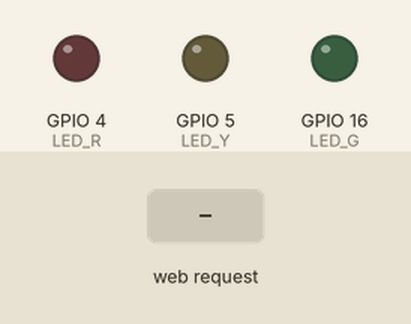
The sketch below on a simulated ESP8266 (NodeMCU). Parts: output pins drawn as LEDs (lit = HIGH). The test bench sets the inputs (shaded band). WiFi joins after 1.5 s; servers stay silent unless stated; what the sketch prints to the serial monitor is not drawn.

Above: at 3.2 s.
3.3 s: HTTP request GET /gpio/R_on received
At 4.5 s:
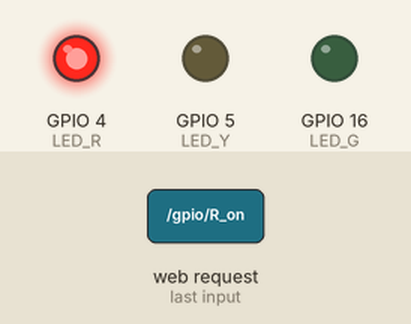
4.8 s: HTTP request GET /gpio/Y_on received
At 5.8 s:
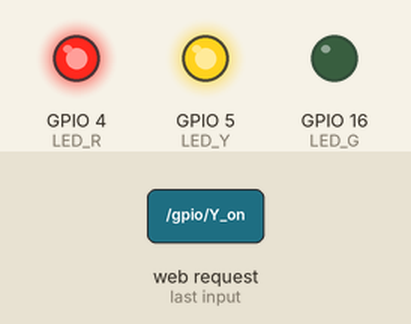
6.3 s: HTTP request GET /gpio/R_off received
At 7.0 s:
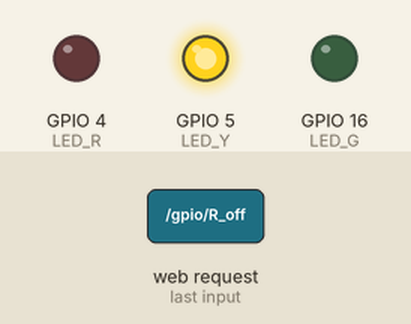
7.8 s: HTTP request GET /gpio/G_on received
At 8.1 s:
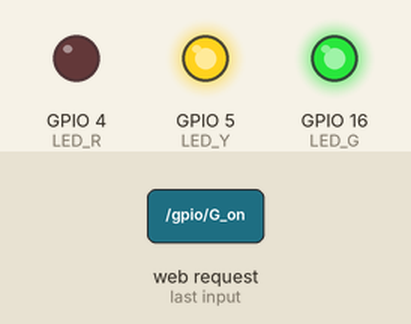
9.3 s: HTTP request GET /gpio/Y_off received
At 10.4 s:
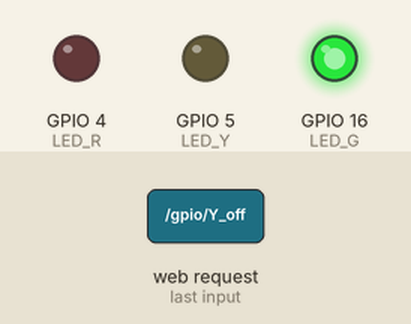
10.8 s: HTTP request GET /gpio/R_on received
At 11.6 s:
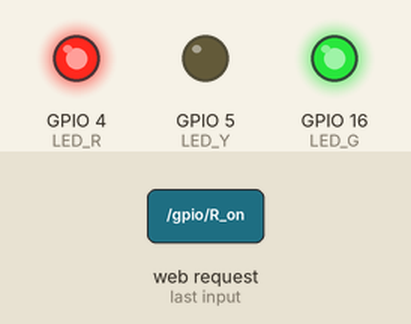
Timing chart, 0 to 13.3 s (numbered marks = the images above; inputs shaded):
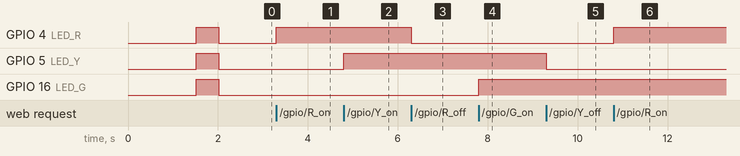

The sketch:

3_led_web_con.ino
```cpp
/*
 *  This sketch demonstrates how to set up a simple HTTP-like server.
 *  The server will set a GPIO pin depending on the request
 *    http://192.168.100.10/gpio/R_off will set the Red_LED low,
 *    http://192.168.100.10/gpio/R_on will set the Red_LED high
 *    http://192.168.100.10/gpio/Y_off will set the Yellow_LED low,
 *    http://192.168.100.10/gpio/Y_on will set the Yellow_LED high
 *    http://192.168.100.10/gpio/G_off will set the Green_LED low,
 *    http://192.168.100.10/gpio/G_on will set the Green_LED high
 *  server_ip is the IP address of the ESP8266 module, will be
 *  printed to Serial when the module is connected.
 */

#include <ESP8266WiFi.h>

//const char* ssid = "mmlab";
//const char* password = "jjchen6669";
const char* ssid = "19-1H5F";
const char* password = "2268159779";

// Create an instance of the server
// specify the port to listen on as an argument
WiFiServer server(80);
int Step=0;
int LED_R=4;
int LED_Y=5;
int LED_G=16;

void setup() {
  Serial.begin(115200);
  delay(10);

  // prepare GPIO2
  pinMode(LED_R, OUTPUT);
  pinMode(LED_Y, OUTPUT);
  pinMode(LED_G, OUTPUT);
  digitalWrite(LED_R, 0);
  digitalWrite(LED_Y, 0);
  digitalWrite(LED_G, 0);

  Connect_to_WiFi_network();

}

void loop() {
  // Check if a client has connected
  if(digitalRead(4)==1){
    if(Step==0){
      Serial.println(WiFi.localIP());
      Step=1;
      delay(10);

  }}
  else{if(Step==1){Step=0;}}

  WiFiClient client = server.available();
  if (!client) {
    return;
  }

  // Wait until the client sends some data
  Serial.println("new client");
  while(!client.available()){
    delay(1);
  }

  // Read the first line of the request
  String req = client.readStringUntil('\r');
  Serial.println(req);
  client.flush();

  // Match the request
  int val;
  if (req.indexOf("/gpio/R_off") != -1)
    // Set GPIO2 according to the request
    digitalWrite(LED_R, 0);
  else if (req.indexOf("/gpio/R_on") != -1)
    // Set GPIO2 according to the request
    digitalWrite(LED_R, 1);
  else if (req.indexOf("/gpio/Y_off") != -1)
    // Set GPIO2 according to the request
    digitalWrite(LED_Y, 0);
  else if (req.indexOf("/gpio/Y_on") != -1)
    // Set GPIO2 according to the request
    digitalWrite(LED_Y, 1);
  else if (req.indexOf("/gpio/G_off") != -1)
    // Set GPIO2 according to the request
    digitalWrite(LED_G, 0);
  else if (req.indexOf("/gpio/G_on") != -1)
    // Set GPIO2 according to the request
    digitalWrite(LED_G, 1);
  else if (req.indexOf("/gpio/stay") != -1){
    // Set GPIO2 according to the request

      digitalWrite(LED_Y, 1);
      delay(500);
      digitalWrite(LED_Y, 0);
      delay(500);


    }

  else {
    Serial.println("invalid request");
    client.stop();
    return;
  }


  client.flush();

  // Prepare the response
  String s = "HTTP/1.1 200 OK\r\nContent-Type: text/html\r\n\r\n<!DOCTYPE HTML>\r\n<html>\r\nGPIO is now ";
  s += (val)?"high":"low";
  s += "</html>\n";

  // Send the response to the client
  client.print(s);
  delay(1);
  Serial.println("Client disonnected");

  // The client will actually be disconnected
  // when the function returns and 'client' object is detroyed
}

void Connect_to_WiFi_network(){
  // Connect to WiFi network
  Serial.println();
  Serial.println();
  Serial.print("Connecting to ");
  Serial.println(ssid);

  WiFi.begin(ssid, password);

  while (WiFi.status() != WL_CONNECTED) {
    delay(500);
    Serial.print(".");
  }
  Serial.println("");
  Serial.println("WiFi connected");

  // Start the server
  server.begin();
  Serial.println("Server started");

  // Print the IP address
  Serial.println(WiFi.localIP());
  digitalWrite(LED_R, 1);
  digitalWrite(LED_Y, 1);
  digitalWrite(LED_G, 1);
  delay(500);
  digitalWrite(LED_R, 0);
  digitalWrite(LED_Y, 0);
  digitalWrite(LED_G, 0);
}
```

Measured:
- after the input at 3.3 s, GPIO 4 (LED_R): LOW → HIGH at once
- after the input at 4.8 s, GPIO 5 (LED_Y): LOW → HIGH at once
- after the input at 6.3 s, GPIO 4 (LED_R): HIGH → LOW at once
- after the input at 7.8 s, GPIO 16 (LED_G): LOW → HIGH at once
- after the input at 9.3 s, GPIO 5 (LED_Y): HIGH → LOW at once
- after the input at 10.8 s, GPIO 4 (LED_R): LOW → HIGH at once
